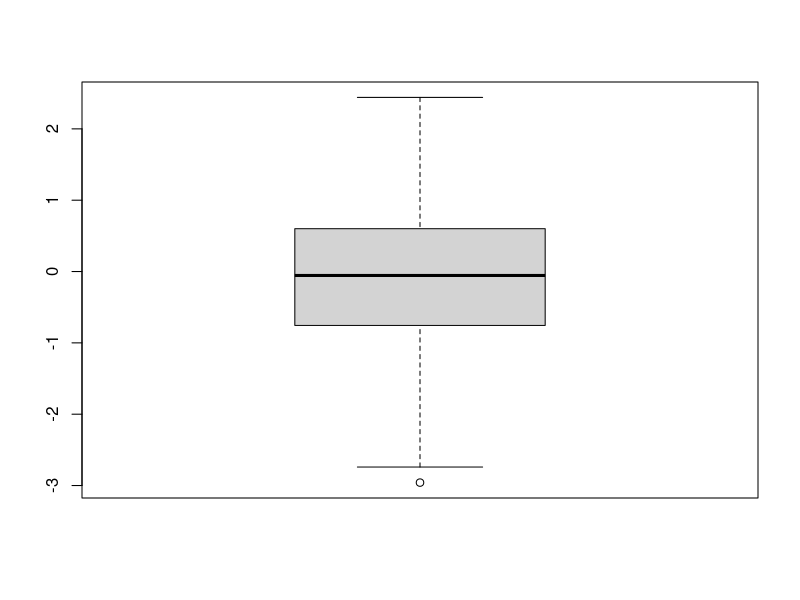

This figure's R source: (Note: this script raises an error after producing the figure.)
ran_x_values = rnorm(100, mean=0, sd=1)
ran_x_values
boxplot(ran_x_values)
ran_y_values = rnorm(100, mean = 2, sd = 1)
ran_y_values
# draw the scatter plot
my_frame = data.frame(ran_x_values, ran_y_values)
ggplot() + geom_point(data = my_frame, aes(x=ran_x_values, y=ran_y_values), color="blue", size=3)